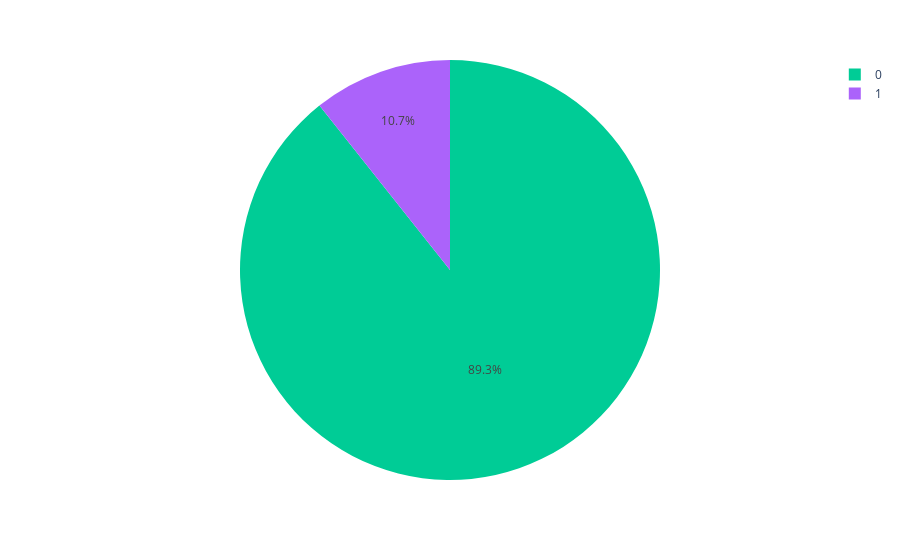

The notebook cell this image was saved under:
### Markdown cell above
# Churn Rate Analysis

### Code cell
import plotly.express as px

fig = px.pie(shill,names='Class',color='Class',
             color_discrete_map={'0':'red',
                                 '1':'green'})
fig.show()

### Figure 1 — Plotly figure (JSON) as saved in the notebook; plotly's stock layout.template omitted (floating-point values rounded to 4 significant figures; data arrays with more than 128 entries replaced by an {"elided": "..."} marker saying what was removed)
{"data": [{"customdata": {"elided": "6321x1 int values"}, "domain": {"x": [0, 1], "y": [0, 1]}, "hovertemplate": "Class=%{customdata[0]}<extra></extra>", "labels": {"elided": "6321 int values"}, "legendgroup": "", "marker": {"colors": {"elided": "6321 str values"}}, "name": "", "showlegend": true, "type": "pie"}], "layout": {"legend": {"tracegroupgap": 0}, "margin": {"t": 60}}}
